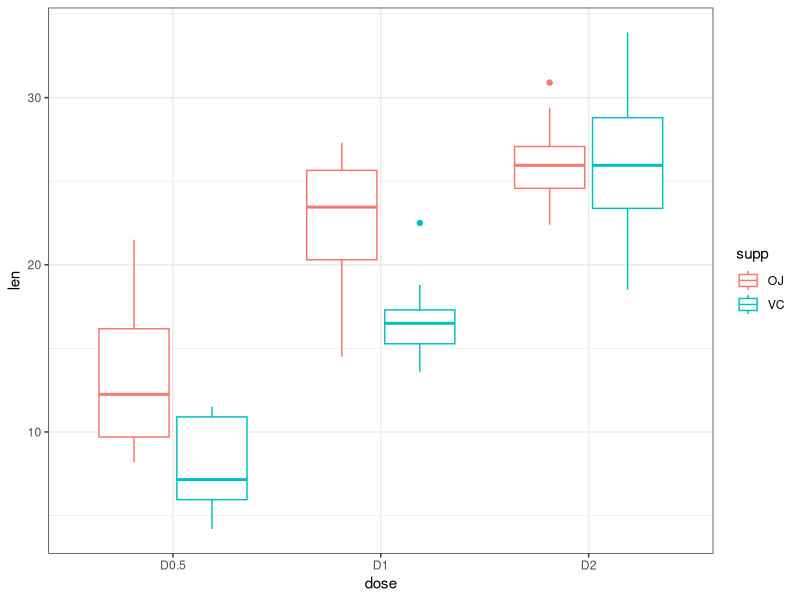
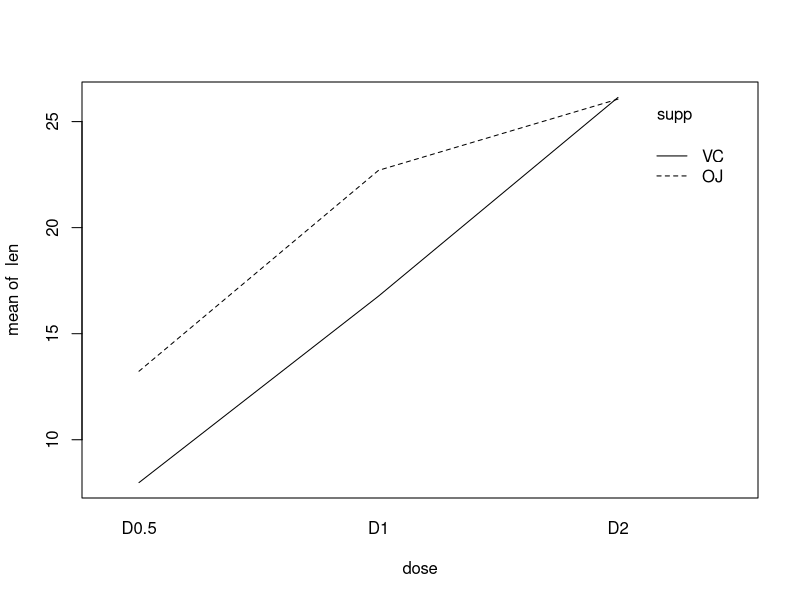
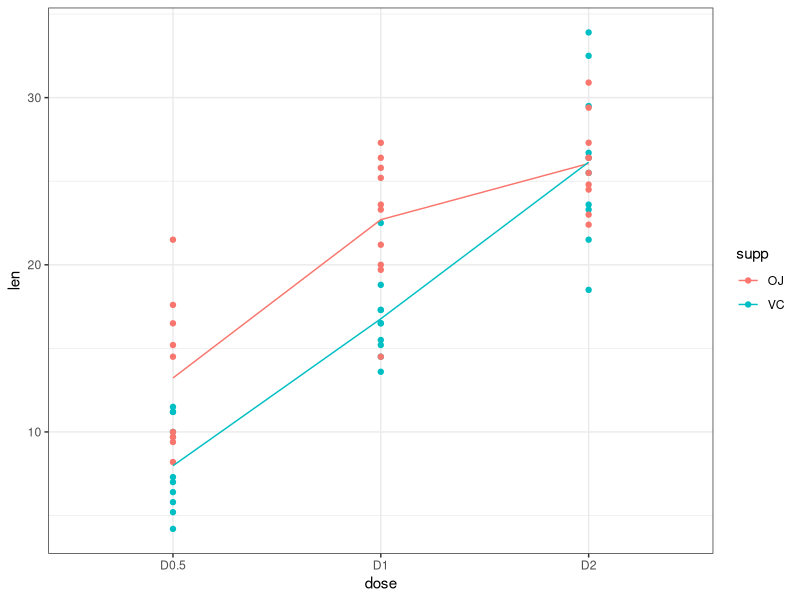
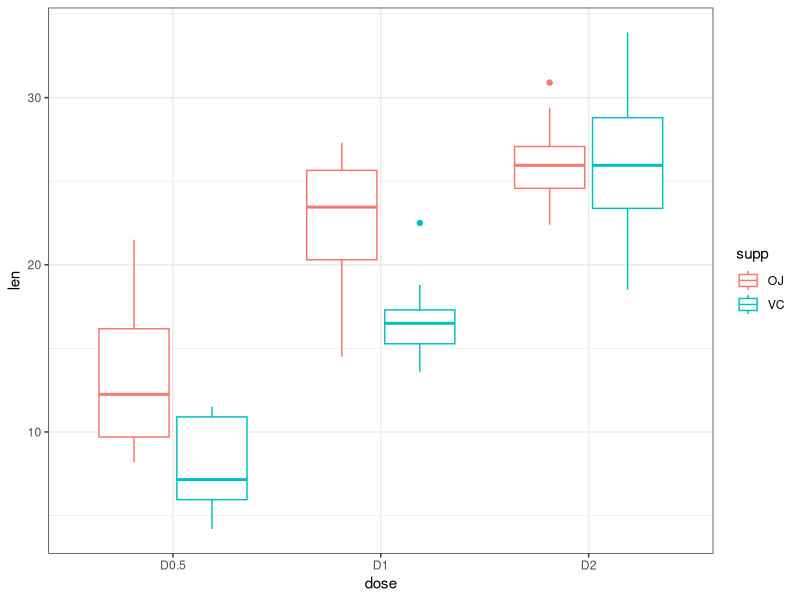
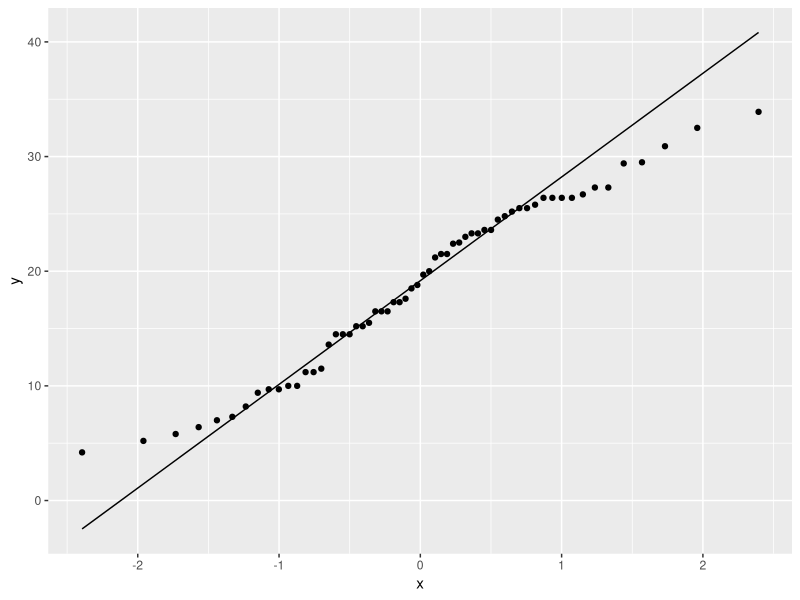
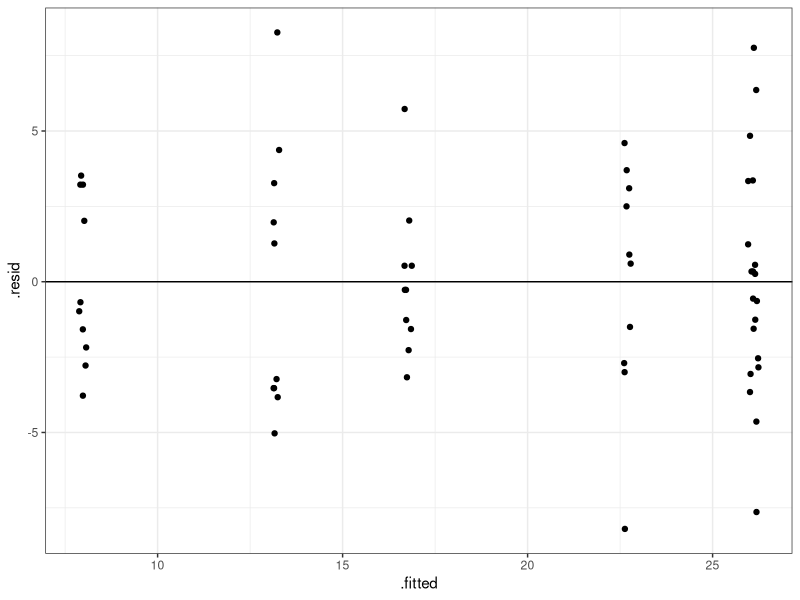
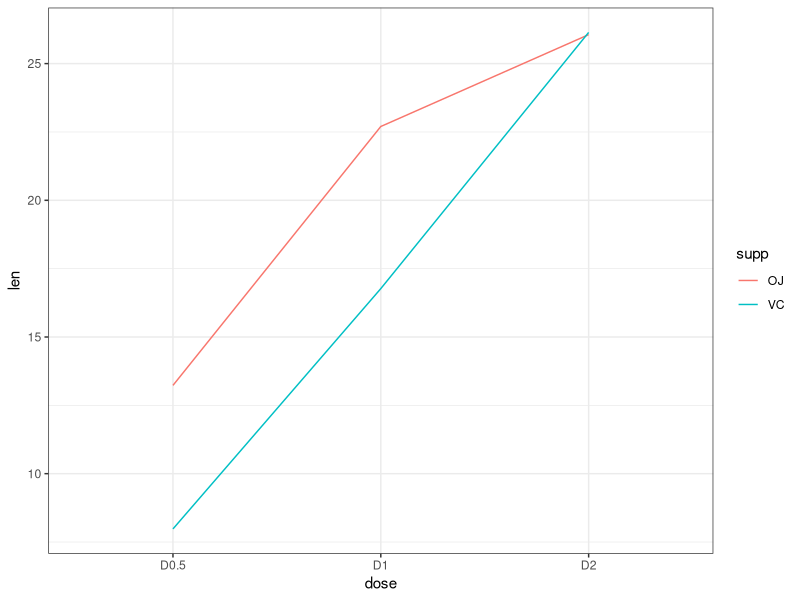
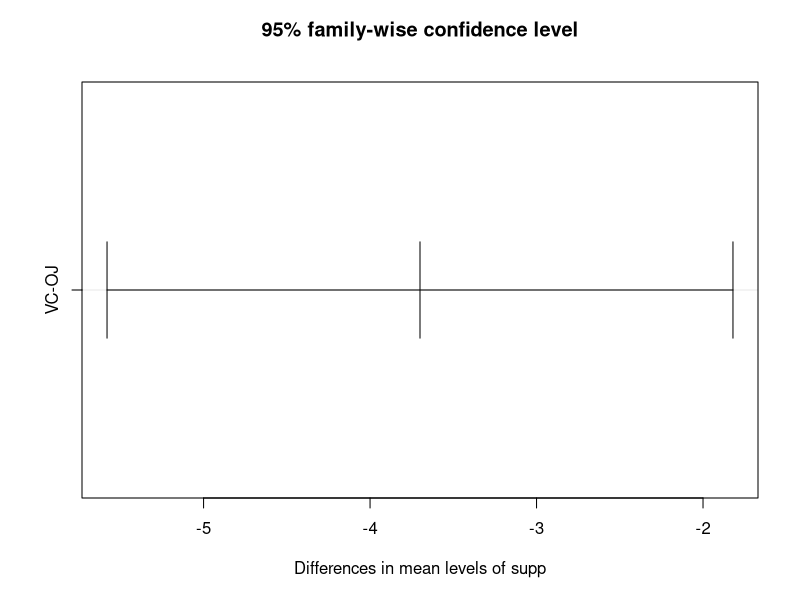

These figures' R source, in order:
## ---- chunk 1
knitr::opts_chunk$set(echo = TRUE)
library(dplyr)
library(ggplot2)
data("ToothGrowth")
## ---- chunk 2
names(ToothGrowth)
dim(ToothGrowth)
head(ToothGrowth)
distinct(ToothGrowth, supp)
distinct(ToothGrowth, dose)
distinct(ToothGrowth, supp, dose)
## ---- chunk 3
dat <- ToothGrowth %>%
  mutate(dose = factor(dose,
                       levels = c(0.5, 1, 2),
                       labels = c("D0.5", "D1", "D2")))
         
## ---- chunk 4
table(ToothGrowth$supp, ToothGrowth$dose)
## ---- chunk 5
ggplot(dat,
       aes(x = dose,
           y = len,
           color = supp)) +
  geom_boxplot() +
  theme_bw()
## ---- chunk 6
with(data = dat, 
     interaction.plot(dose, supp, len))
## ---- chunk 7
ggplot(dat, 
       aes(x = dose,
           y = len,
           color = supp,
           group = supp)) +
  geom_point() +
  stat_summary(fun = mean,
               geom = "line") +
  theme_bw()

## ---- chunk 8
ggplot(dat,
       aes(x = dose,
           y = len,
           color = supp)) +
  geom_boxplot() +
  theme_bw()
## ---- chunk 9
ggplot(dat,
       aes(sample = len)) +
  stat_qq()+
  stat_qq_line()
## ---- chunk 10
tooth_lm <- lm(len ~ supp * dose, data = dat)
tooth_lm
## ---- chunk 11
ggplot(tooth_lm,
       aes(x = .fitted, y = .resid)) +
    geom_point(
      position = position_jitter(
        width = 0.1,
        height = 0)) +
    geom_hline(yintercept = 0) +
  theme_bw()
## ---- chunk 12
anova(tooth_lm)
## ---- chunk 13
ggplot(dat, 
       aes(x = dose,
           y = len,
           color = supp,
           group = supp)) +
  stat_summary(fun = mean,
               geom = "line") +
  theme_bw()
## ---- chunk 14
summary(tooth_lm)
## ---- chunk 15
# ANOVA of our lm model
tooth_aov <- aov(tooth_lm)

# Tukey's test on the plant_aov object
tooth_tukey <- TukeyHSD(tooth_aov)
# print out results
tooth_tukey
## ---- chunk 16
plot(tooth_tukey)
